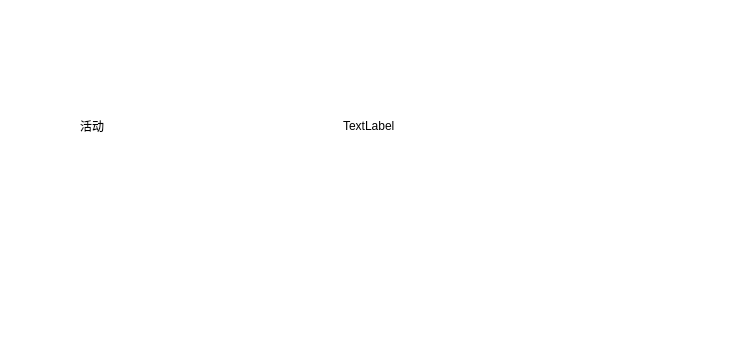
<?xml version="1.0" encoding="UTF-8"?>
<ui version="4.0">
 <class>Unit</class>
 <widget class="QWidget" name="Unit">
  <property name="geometry">
   <rect>
    <x>0</x>
    <y>0</y>
    <width>736</width>
    <height>356</height>
   </rect>
  </property>
  <property name="windowTitle">
   <string>Form</string>
  </property>
  <property name="styleSheet">
   <string notr="true">background-color: rgb(255, 255, 255);</string>
  </property>
  <widget class="QWidget" name="">
   <property name="geometry">
    <rect>
     <x>80</x>
     <y>70</y>
     <width>391</width>
     <height>111</height>
    </rect>
   </property>
   <layout class="QHBoxLayout" name="horizontalLayout" stretch="2,1">
    <item>
     <widget class="QLabel" name="activity">
      <property name="text">
       <string>活动</string>
      </property>
     </widget>
    </item>
    <item>
     <widget class="QLabel" name="company">
      <property name="text">
       <string>TextLabel</string>
      </property>
     </widget>
    </item>
   </layout>
  </widget>
 </widget>
 <resources/>
 <connections/>
</ui>
